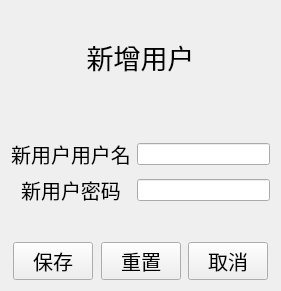
<?xml version="1.0" encoding="UTF-8"?>
<ui version="4.0">
 <class>AddSaleUser</class>
 <widget class="QWidget" name="AddSaleUser">
  <property name="geometry">
   <rect>
    <x>0</x>
    <y>0</y>
    <width>281</width>
    <height>291</height>
   </rect>
  </property>
  <property name="windowTitle">
   <string>Form</string>
  </property>
  <layout class="QVBoxLayout" name="verticalLayout" stretch="3,1,5,1,3">
   <item>
    <widget class="QLabel" name="label">
     <property name="font">
      <font>
       <pointsize>20</pointsize>
      </font>
     </property>
     <property name="text">
      <string>新增用户</string>
     </property>
     <property name="alignment">
      <set>Qt::AlignCenter</set>
     </property>
    </widget>
   </item>
   <item>
    <spacer name="verticalSpacer_3">
     <property name="orientation">
      <enum>Qt::Vertical</enum>
     </property>
     <property name="sizeHint" stdset="0">
      <size>
       <width>20</width>
       <height>40</height>
      </size>
     </property>
    </spacer>
   </item>
   <item>
    <layout class="QGridLayout" name="gridLayout">
     <item row="0" column="0">
      <widget class="QLabel" name="label_2">
       <property name="font">
        <font>
         <pointsize>15</pointsize>
        </font>
       </property>
       <property name="text">
        <string>新用户用户名</string>
       </property>
       <property name="alignment">
        <set>Qt::AlignCenter</set>
       </property>
      </widget>
     </item>
     <item row="0" column="1">
      <widget class="QLineEdit" name="leAccount"/>
     </item>
     <item row="1" column="0">
      <widget class="QLabel" name="label_3">
       <property name="font">
        <font>
         <pointsize>15</pointsize>
        </font>
       </property>
       <property name="text">
        <string>新用户密码</string>
       </property>
       <property name="alignment">
        <set>Qt::AlignCenter</set>
       </property>
      </widget>
     </item>
     <item row="1" column="1">
      <widget class="QLineEdit" name="lePassword"/>
     </item>
    </layout>
   </item>
   <item>
    <spacer name="verticalSpacer">
     <property name="orientation">
      <enum>Qt::Vertical</enum>
     </property>
     <property name="sizeHint" stdset="0">
      <size>
       <width>20</width>
       <height>17</height>
      </size>
     </property>
    </spacer>
   </item>
   <item>
    <layout class="QHBoxLayout" name="horizontalLayout_3" stretch="1,5,1,5,1,5,1">
     <item>
      <spacer name="horizontalSpacer_5">
       <property name="orientation">
        <enum>Qt::Horizontal</enum>
       </property>
       <property name="sizeHint" stdset="0">
        <size>
         <width>40</width>
         <height>20</height>
        </size>
       </property>
      </spacer>
     </item>
     <item>
      <widget class="QPushButton" name="btnSignin">
       <property name="font">
        <font>
         <pointsize>15</pointsize>
        </font>
       </property>
       <property name="text">
        <string>保存</string>
       </property>
      </widget>
     </item>
     <item>
      <spacer name="horizontalSpacer_3">
       <property name="orientation">
        <enum>Qt::Horizontal</enum>
       </property>
       <property name="sizeHint" stdset="0">
        <size>
         <width>40</width>
         <height>20</height>
        </size>
       </property>
      </spacer>
     </item>
     <item>
      <widget class="QPushButton" name="btnReset">
       <property name="font">
        <font>
         <pointsize>15</pointsize>
        </font>
       </property>
       <property name="text">
        <string>重置</string>
       </property>
      </widget>
     </item>
     <item>
      <spacer name="horizontalSpacer_4">
       <property name="orientation">
        <enum>Qt::Horizontal</enum>
       </property>
       <property name="sizeHint" stdset="0">
        <size>
         <width>40</width>
         <height>20</height>
        </size>
       </property>
      </spacer>
     </item>
     <item>
      <widget class="QPushButton" name="btnExit">
       <property name="font">
        <font>
         <pointsize>15</pointsize>
        </font>
       </property>
       <property name="text">
        <string>取消</string>
       </property>
      </widget>
     </item>
     <item>
      <spacer name="horizontalSpacer_6">
       <property name="orientation">
        <enum>Qt::Horizontal</enum>
       </property>
       <property name="sizeHint" stdset="0">
        <size>
         <width>40</width>
         <height>20</height>
        </size>
       </property>
      </spacer>
     </item>
    </layout>
   </item>
  </layout>
 </widget>
 <resources/>
 <connections/>
</ui>
